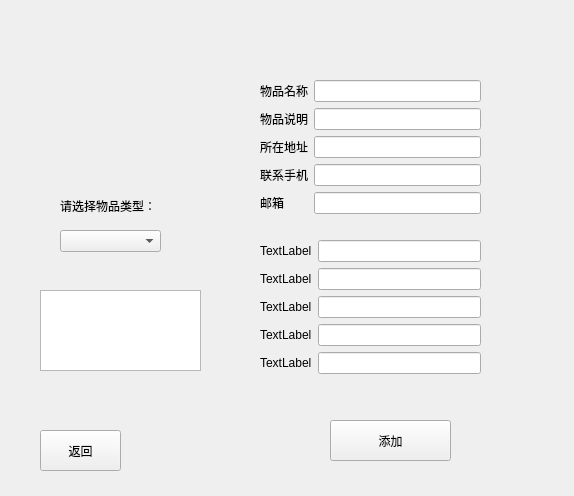
<?xml version="1.0" encoding="UTF-8"?>
<ui version="4.0">
 <class>Form</class>
 <widget class="QWidget" name="Form">
  <property name="geometry">
   <rect>
    <x>0</x>
    <y>0</y>
    <width>574</width>
    <height>496</height>
   </rect>
  </property>
  <property name="windowTitle">
   <string>Form</string>
  </property>
  <widget class="QComboBox" name="comboBox">
   <property name="geometry">
    <rect>
     <x>60</x>
     <y>230</y>
     <width>101</width>
     <height>22</height>
    </rect>
   </property>
  </widget>
  <widget class="QWidget" name="formLayoutWidget">
   <property name="geometry">
    <rect>
     <x>260</x>
     <y>240</y>
     <width>221</width>
     <height>144</height>
    </rect>
   </property>
   <layout class="QFormLayout" name="formLayout">
    <item row="0" column="1">
     <widget class="QLineEdit" name="lineEdit_1"/>
    </item>
    <item row="1" column="0">
     <widget class="QLabel" name="label_2">
      <property name="text">
       <string>TextLabel</string>
      </property>
     </widget>
    </item>
    <item row="1" column="1">
     <widget class="QLineEdit" name="lineEdit_2"/>
    </item>
    <item row="2" column="0">
     <widget class="QLabel" name="label_3">
      <property name="text">
       <string>TextLabel</string>
      </property>
     </widget>
    </item>
    <item row="2" column="1">
     <widget class="QLineEdit" name="lineEdit_3"/>
    </item>
    <item row="3" column="0">
     <widget class="QLabel" name="label_4">
      <property name="text">
       <string>TextLabel</string>
      </property>
     </widget>
    </item>
    <item row="3" column="1">
     <widget class="QLineEdit" name="lineEdit_4"/>
    </item>
    <item row="4" column="0">
     <widget class="QLabel" name="label_5">
      <property name="text">
       <string>TextLabel</string>
      </property>
     </widget>
    </item>
    <item row="4" column="1">
     <widget class="QLineEdit" name="lineEdit_5"/>
    </item>
    <item row="0" column="0">
     <widget class="QLabel" name="label_1">
      <property name="text">
       <string>TextLabel</string>
      </property>
     </widget>
    </item>
   </layout>
  </widget>
  <widget class="QLabel" name="label">
   <property name="geometry">
    <rect>
     <x>60</x>
     <y>190</y>
     <width>111</width>
     <height>31</height>
    </rect>
   </property>
   <property name="text">
    <string>请选择物品类型：</string>
   </property>
  </widget>
  <widget class="QPushButton" name="pushButton_2">
   <property name="geometry">
    <rect>
     <x>330</x>
     <y>420</y>
     <width>121</width>
     <height>41</height>
    </rect>
   </property>
   <property name="text">
    <string>添加</string>
   </property>
  </widget>
  <widget class="QPushButton" name="pushButton_1">
   <property name="geometry">
    <rect>
     <x>40</x>
     <y>430</y>
     <width>81</width>
     <height>41</height>
    </rect>
   </property>
   <property name="text">
    <string>返回</string>
   </property>
  </widget>
  <widget class="QWidget" name="formLayoutWidget_2">
   <property name="geometry">
    <rect>
     <x>260</x>
     <y>80</y>
     <width>221</width>
     <height>141</height>
    </rect>
   </property>
   <layout class="QFormLayout" name="formLayout_2">
    <item row="0" column="0">
     <widget class="QLabel" name="label_6">
      <property name="text">
       <string>物品名称</string>
      </property>
     </widget>
    </item>
    <item row="1" column="0">
     <widget class="QLabel" name="label_7">
      <property name="text">
       <string>物品说明</string>
      </property>
     </widget>
    </item>
    <item row="2" column="0">
     <widget class="QLabel" name="label_8">
      <property name="text">
       <string>所在地址</string>
      </property>
     </widget>
    </item>
    <item row="3" column="0">
     <widget class="QLabel" name="label_9">
      <property name="text">
       <string>联系手机</string>
      </property>
     </widget>
    </item>
    <item row="4" column="0">
     <widget class="QLabel" name="label_10">
      <property name="text">
       <string>邮箱</string>
      </property>
     </widget>
    </item>
    <item row="0" column="1">
     <widget class="QLineEdit" name="lineEdit_6"/>
    </item>
    <item row="1" column="1">
     <widget class="QLineEdit" name="lineEdit_7"/>
    </item>
    <item row="2" column="1">
     <widget class="QLineEdit" name="lineEdit_8"/>
    </item>
    <item row="3" column="1">
     <widget class="QLineEdit" name="lineEdit_9"/>
    </item>
    <item row="4" column="1">
     <widget class="QLineEdit" name="lineEdit_10"/>
    </item>
   </layout>
  </widget>
  <widget class="QTextBrowser" name="textBrowser">
   <property name="geometry">
    <rect>
     <x>40</x>
     <y>290</y>
     <width>161</width>
     <height>81</height>
    </rect>
   </property>
  </widget>
 </widget>
 <resources/>
 <connections/>
</ui>
